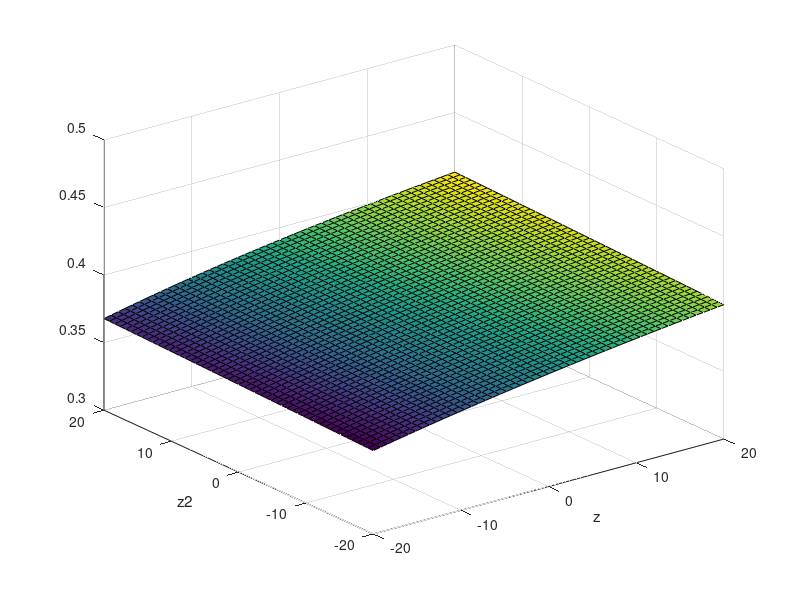

Write the MATLAB code that produced this figure.
function bepaal_theta;

%find_theta(1,3)
%find_theta2(-1,-9)
% z1=1;
% thetavals=[];
% for j=1:100;
%   thetavals=[thetavals,find_theta(z,z2vals(j))];
% end
% plot(z2vals,thetavals)

in=51;
jn=51;
z1vals=linspace(-20,20,in);
z2vals=linspace(-20,20,jn);
[X,Y] = meshgrid(z1vals,z2vals);
[m,n]=size(X);
[m,n]=size(Y);
for i=1:in
  for j=1:jn
     Z(i,j)=find_theta(z1vals(i),z2vals(j));
end
end
figure
surf(X,Y,Z')
xlabel('z')
ylabel('z2')
axis([z1vals(1) z1vals(in) z2vals(1) z2vals(jn) 0.3 0.5])

x=find_theta(0.001,2)

end

function th=find_theta(z,z2); % z'en zijn kwadraten !
d2 = 0.01;
if (z2==0) && (abs(z)>d2) % expliciete berekening mogelijk
        th=1/sqrt(z)*acosh((1+eta(z)-2*eta(z/4))/2/(eta(z/4)-1));
elseif (z==0) && (abs(z2)> d2)
    th=sqrt(15)/10;
    del=1;
    iter=0;
    while (abs(del)>10^(-10)) && (iter<10)
       th2=th^2;
       del=  -((xi(z2*th2)-1)/12/th2+1-eta(z2/4))/...
              (z2/12*eta(z2*th2)-(xi(z2*th2)-1)/6/th2)*th;
       th=th+del;
       iter=iter+1;
    end
elseif (abs(z)>d2) | (abs(z2)>d2) % geen reeksontwikkeling
    th=sqrt(15)/10;
    del=1;
    iter=0;
    if abs(z2-4*z)<0.0001
       z1=z2;
    else
       z1=z;
    end
    while (abs(del)>10^(-10)) && (iter<10)
       th2=th^2;
       del=-(G(z1,z2,th2)-G(z,4*z,th2))/(-G(z1,z2,th2)*th*H(z1,z2,th2)+G(z,4*z,th2)*th*H(z,4*z,th2));
       th=th+del;
       iter=iter+1;
    end
    if iter>5 
        fprintf ('oeie %d \n',iter)
        th 
    end
else % geval van reeksontwikkelingen 
    th=sqrt(15)/10* ...
            (1+(1/2100+(-131/105840000+(13487/4889808000000+ ...
            (-1175117/320380220160000000-505147/91537205760000000000*z2)*z2)*z2)*z2)*z2 ...
            +(1/420+(-17/21168000+(-1153/1955923200000+(-21517/16019011008000000+137477/4660075929600000000*z2)*z2)*z2)*z2...
            +(-17/784000+(-330733/1955923200000+(223250821/320380220160000000-43658273/25630417612800000000*z2)*z2)*z2...
            +(769/4346496000+(19182533/5339670336000000-8992463/1708694507520000000*z2)*z2...
            +(-280393/284782417920000-367176113/10252167045120000000*z2-7963/2531399270400000*z)*z)*z)*z)*z);        
       
end
end

function y=G(a,b,t2)
d=0.01;
if abs(a-b)<0.01 
   y=(xi(a/4)-eta(a/4))/a/t2/eta(t2*a);
else   
  y=(eta(a/4)-eta(b/4))/(xi(a*t2)-xi(b*t2));
end
end

function y=H(a,b,t2) % t2 staat voor theta^2
d=0.01;
if abs(a-b)<0.01 
   y=(eta(a*t2)+xi(a*t2))/t2/eta(t2*a);
else
   y=(a*eta(a*t2)-b*eta(b*t2))/(xi(a*t2)-xi(b*t2));
end;
end
   
function y=xi(z)
if z>0
   y=cosh(sqrt(z));
elseif z<0
   y=cos(sqrt(-z));
else
   y=1;
end
end

function y=eta(z)
if z>0
   y=sinh(sqrt(z))/sqrt(z);
elseif z<0
   y=sin(sqrt(-z))/sqrt(-z);
else y=1;
end
end

